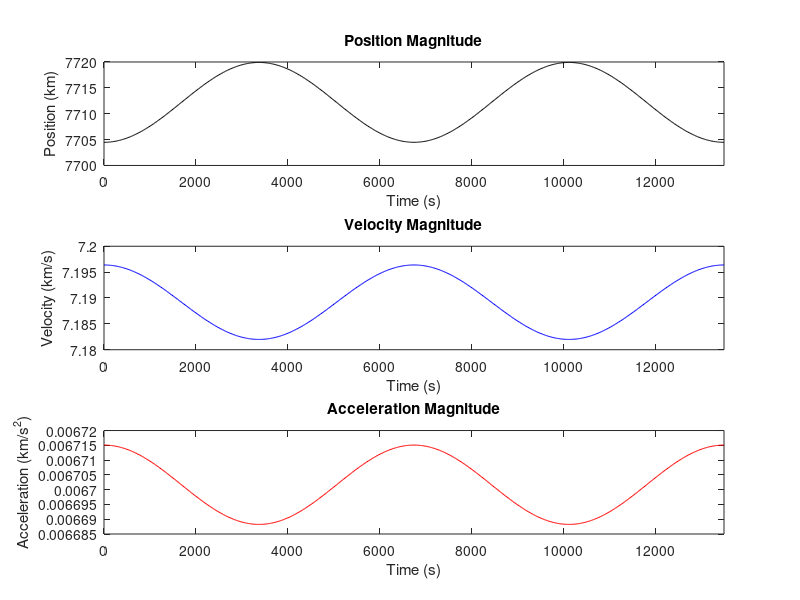
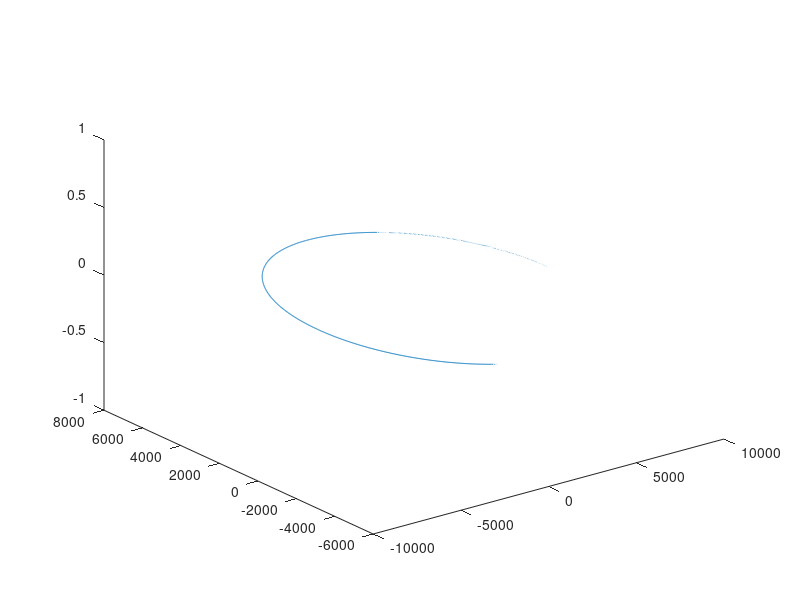

The MATLAB script that drew these images, in order:
%% MAE182 Assignment 1
%   Eric Foss
%   A17068006

%% Problem 1
clear all; close all; clc;
% Problem 1a

mu = 398600; %gravitational parameter for earth [km^3/s^2]
I = [1; 0; 0]; J = [0; 1; 0;]; K = [0; 0; 1]; %cordinate frame unit vectors

koe = zeros(6, 1); %define Kepler Orbital Elements vector

r = [-2436.45; -2436.45; 6891.037]; %initial position [km]
v = [5.088611; -5.088611; 0];  %initial velocity [km/s]


h = cross(r, v); %specific angular momentum [km^2/s]
hhat = h/norm(h); %normalized specific angular momentum
energy = 0.5*dot(v, v) - mu/norm(r); %specific energy [km^2/s^2]
nhat = cross(K, h)/norm(cross(K, h)); %normalized ascending node
e = cross(v, h)/mu - r/norm(r); %eccentricity vector



koe(1) = -mu/(2*energy); %semi-major axis [km]
koe(2) = norm(e); %eccentricity
koe(3) = acos(dot([0 0 1],  hhat)); %inclination angle [rads]
koe(4) = atan2(nhat(2), nhat(1)); %longitude of ascending node [rads]
koe(5) = atan2(dot(hhat, cross(nhat, e)), dot(nhat, e)); %argument of periapsis [rads]

f = atan2(dot(hhat, cross(e, r)), dot(e, r)); %True anomoly [rads]
E = 2*atan(sqrt((1-norm(e))/(1+norm(e)))*tan(f/2)); %eccentric anomoly [rads]

koe(6) = E - norm(e)*sin(E); %Mean anomoly [rads]

% Problem 1b




% Problem 1c

x0 = [r; v]; %Initial state
xdot = @(x)[x(4:6); -mu/(norm(x(1:3))^3)*x(1:3)]; %Derivative of State

T = 2*pi/sqrt(mu/koe(1)^3); %Period of Orbit
time = 0:20:2*T; %20 sec time steps of two orbits

%Propagation
[t, y] = ode45(@(t, x) xdot(x), time, x0, odeset('RelTol',1e-12,'AbsTol',1e-15)); %ode
rt = y(:, 1:3); %propagated positions
vt = y(:, 4:6); %propagated velocities

%Defining vector sizes
at = zeros(size(rt)); 
pos = zeros(length(t), 1);
vel = zeros(length(t), 1);
acc = zeros(length(t), 1);

for i = 1:length(t)
    
    at(i, :) = -mu*rt(i, :)/(norm(rt(i, :))^3); %propagated accelerations
    
    %Magnitudes
    pos(i) = norm(rt(i, :));
    vel(i) = norm(vt(i, :));
    acc(i) = norm(at(i, :));

end

%PLOTS
figure(1); hold on;

%Postion Plot
subplot(3, 1, 1);
plot(t, pos, 'k-');
title('Position Magnitude');
xlabel('Time (s)'); ylabel('Position (km)');
xlim([0 2*T]);

%Velocity Plot
subplot(3, 1, 2)
plot(t, vel, 'b-');
title('Velocity Magnitude');
xlabel('Time (s)'); ylabel('Velocity (km/s)');
xlim([0 2*T]);

%Acceleration Plot
subplot(3, 1, 3);
plot(t, acc, 'r-');
title('Acceleration Magnitude');
xlabel('Time (s)'); ylabel('Acceleration (km/s^2)');
xlim([0 2*T]);

% Problem 1d

denergy = zeros(length(t), 1);

for i = 1:length(t)

    denergy(i) = 0.5*vel(i)^2 - mu/pos(i) - energy;

end

figure(2);
title('Change in Specific Energy');
xlabel('Time (s)'); ylabel('Difference from Initial Energy (km^2/s^2)');
plot(time, denergy, 'k-');
xlim ([0 2*T]); ylim([-1 1]);


%% Problem 2
clear all; close all; clc;
% Problem 2a
mu = 398600; %gravitational parameter for earth [km^3/s^2]
I = [1; 0; 0]; J = [0; 1; 0;]; K = [0; 0; 1]; %cordinate frame unit vectors

r = [200+6371; 0; 0];
v = [0; sqrt(mu/norm(r)); 0];


x0 = [r; v];
xdot = @(x)[x(4:6);  -mu/(norm(x(1:3))^3)*x(1:3)];
time = [0; 3600*1];

[t, y] = ode45(@(t, x) xdot(x), time, x0, odeset('RelTol',1e-12,'AbsTol',1e-15)); %ode

plot3(y(:, 1), y(:, 2), y(:, 3));